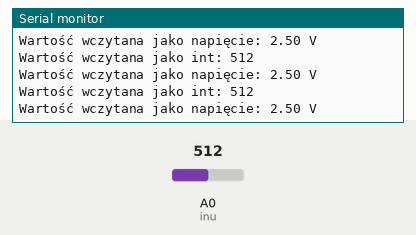
Simulated run of this sketch. Board: Arduino Uno, built with avr-gcc and run on an emulated ATmega328P. Parts: the last lines printed to the serial monitor. Inputs (shaded band) come from the test bench; at power-on: A0 (inu) = 512.

Above: at 1.3 s.
1.4 s: A0 (inu) set to 716
At 1.87 s:
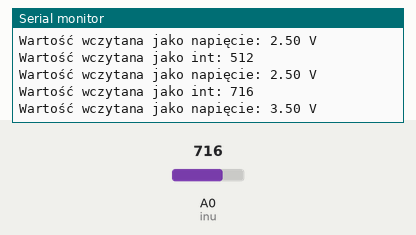
2.9 s: A0 (inu) set to 900
At 3.41 s:
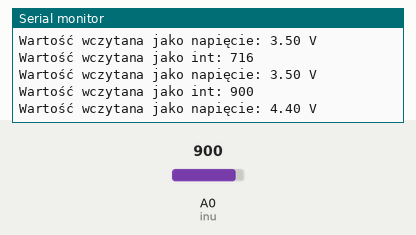
Timing chart, 0 to 5.9 s (numbered marks = the images above; inputs shaded):
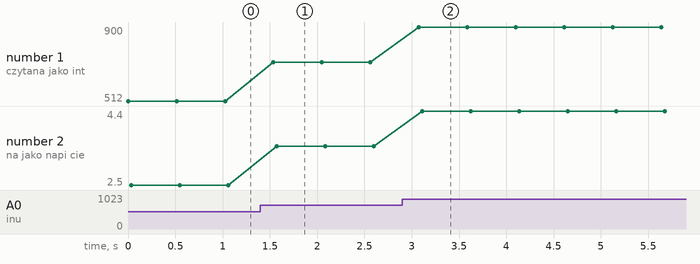

Measured:
- after the input at 1.4 s, the serial monitor: prints a new line after 0.14 s (image 1)
- after the input at 2.9 s, the serial monitor: prints a new line after 0.18 s (image 2)
- plotted number 1: 512 → 716 after the input at 1.4 s, 716 → 900 after the input at 2.9 s
- plotted number 2: 2.5 → 3.5 after the input at 1.4 s, 3.5 → 4.4 after the input at 2.9 s

The sketch:

woltomierz.ino
```cpp
#define inu A0      //wejście analogowe 0 to wczytywane napięcie

int uint;
float ureal;

void setup()
{
  // put your setup code here, to run once:
  Serial.begin(9600);
  analogReference(DEFAULT);
  pinMode(inu, INPUT);
}

void loop()
{
  // put your main code here, to run repeatedly:

  uint = analogRead(inu);
  Serial.print("Wartość wczytana jako int: ");
  Serial.println(uint);

  ureal = uint * (5.0 / 1023.0);  // Przeliczenie wartości odczytanej na napięcie
  Serial.print("Wartość wczytana jako napięcie: ");
  Serial.print(ureal, 2);  // Wyświetlenie wartości z dwoma miejscami po przecinku
  Serial.println(" V");

  delay(500);
}
```
